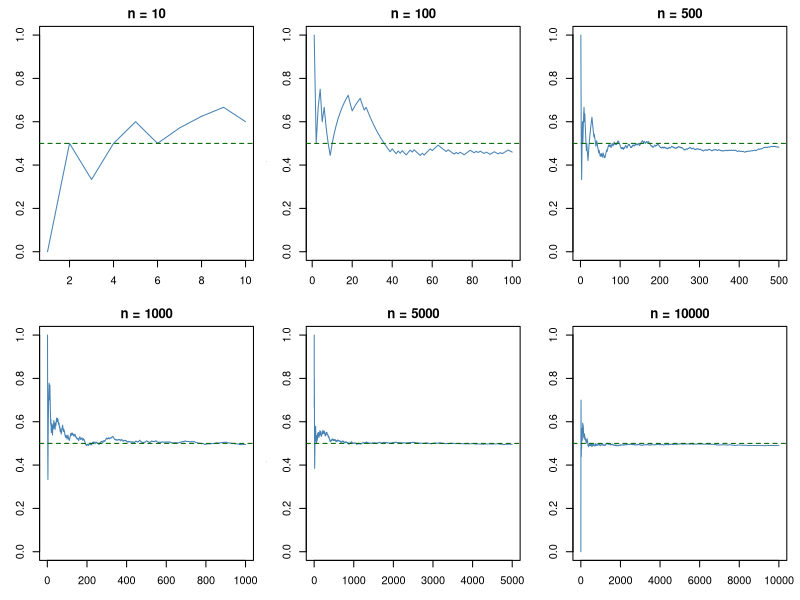
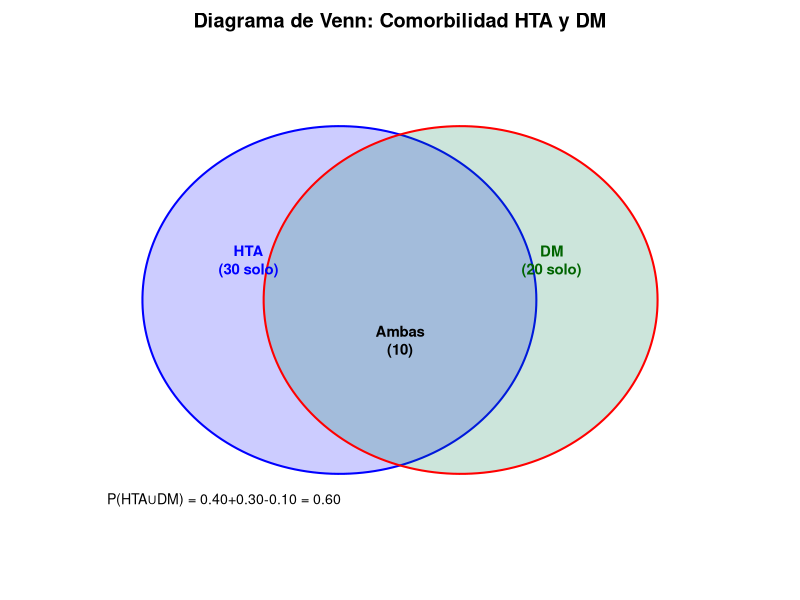
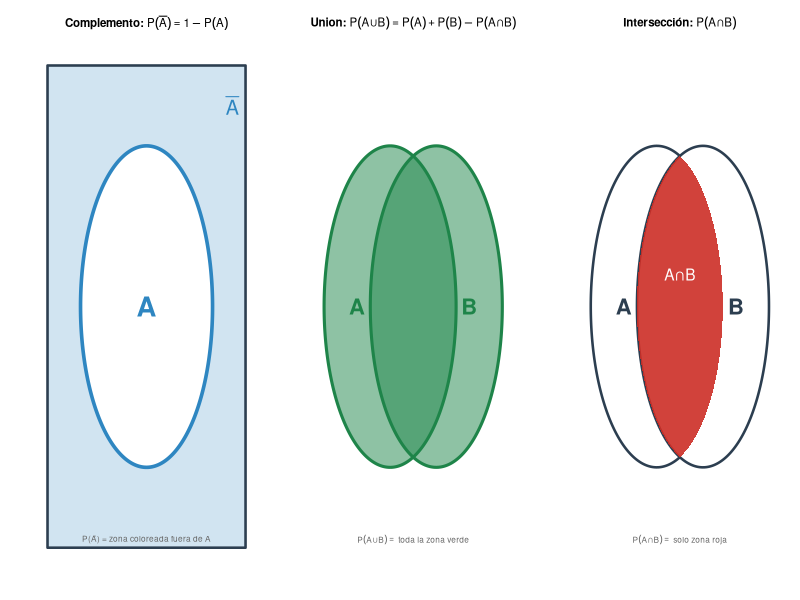
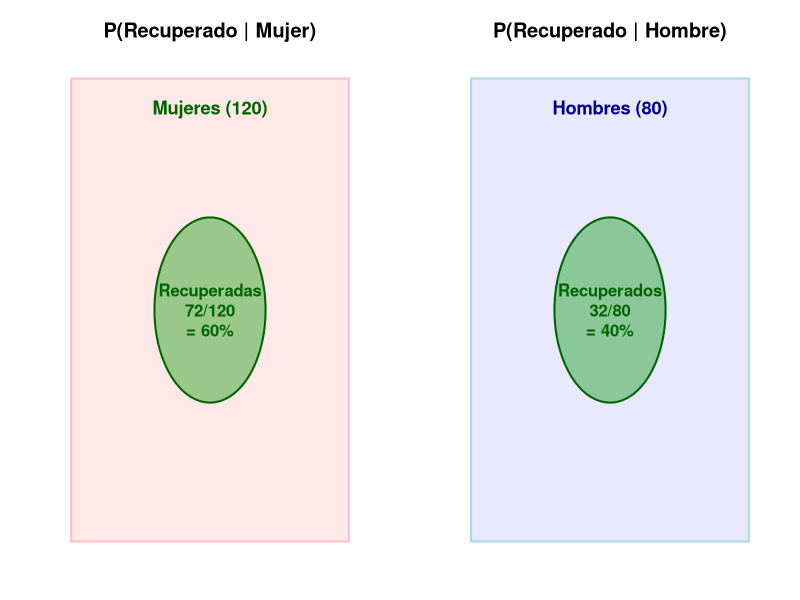
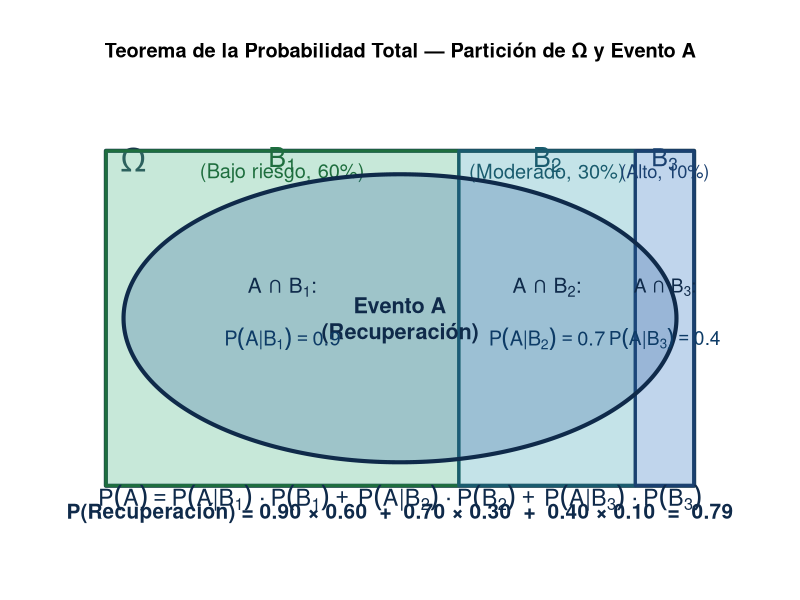
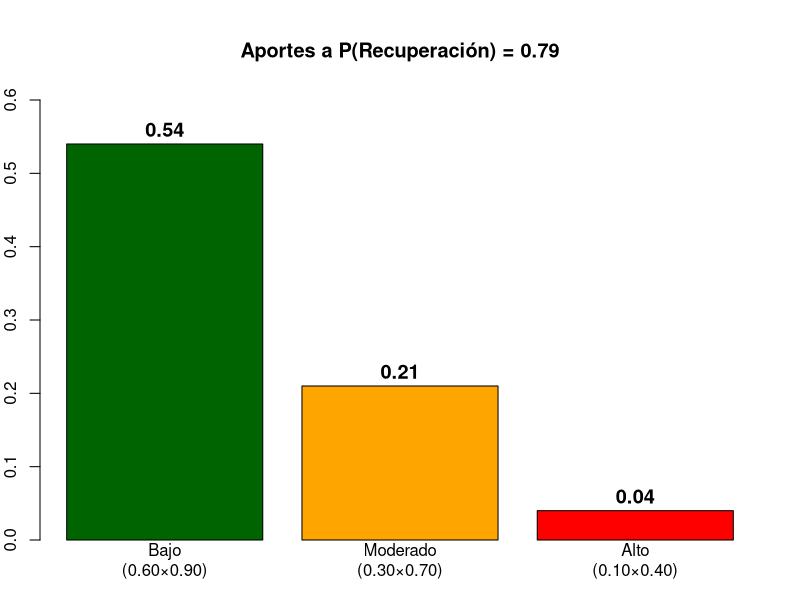
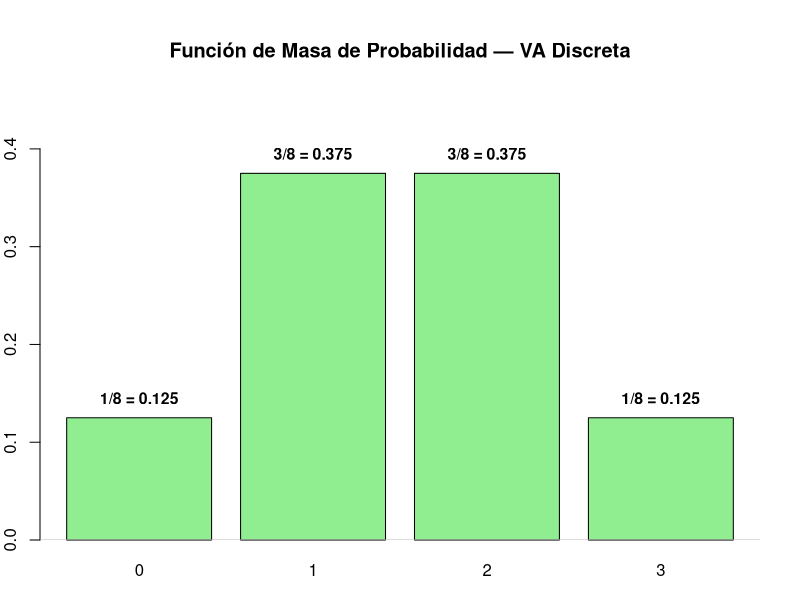
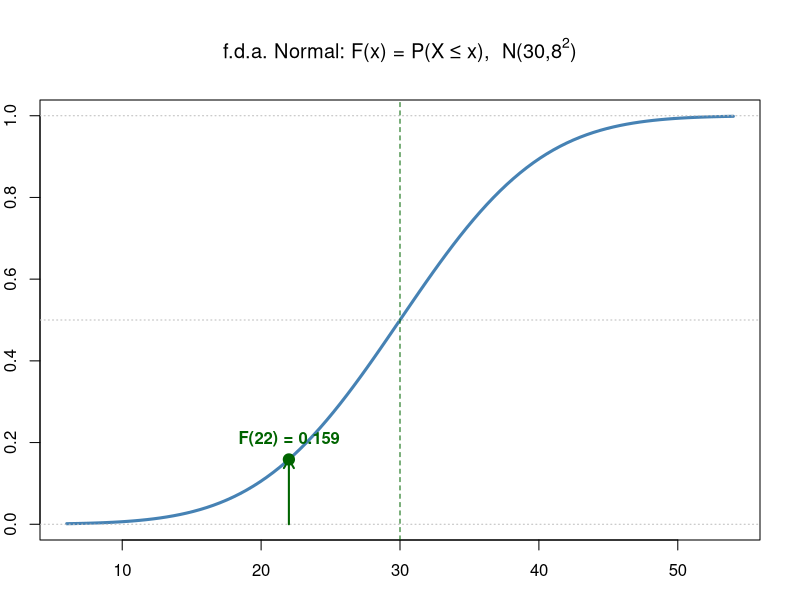

Reproduce these figures in R, in order.
## ---- chunk 1
P_3 <- 1/6; P_par <- 3/6; P_mayor_4 <- 2/6
cat("P(3) =", P_3, "\nP(par) =", P_par, "\nP(>4) =", P_mayor_4)
## ---- chunk 2
#| fig-height: 5.2
set.seed(123)
par(mfrow=c(2,3), mar=c(3,3,2,1))
for(n in c(10, 100, 500, 1000, 5000, 10000)){
  asign <- rbinom(n, 1, 0.5)
  plot(cumsum(asign)/(1:n), type="l", col="steelblue", ylim=c(0,1),
       main=paste("n =",n), xlab="Ensayos", ylab="Proporción FM")
  abline(h=0.5, col="darkgreen", lty=2)
}
par(mfrow=c(1,1))
## ---- chunk 3
cat("P(no HTA) =", 1 - 0.30, "→ El 70% no presentan HTA")
## ---- chunk 4
#| fig-height: 5
par(mar=c(2,2,2,2))
plot(NA, xlim=c(-2.2,2.2), ylim=c(-1.8,1.8), axes=F, xlab="", ylab="",
     main="Diagrama de Venn: Comorbilidad HTA y DM")
theta <- seq(0, 2*pi, length=200)
polygon(-0.4+1.3*cos(theta), 1.3*sin(theta), col=rgb(0,0,1,0.2), border="blue", lwd=2)
polygon( 0.4+1.3*cos(theta), 1.3*sin(theta), col=rgb(0,0.5,0.3,0.2), border="red", lwd=2)
text(-1, 0.3, "HTA\n(30 solo)", col="blue", font=2, cex=0.9)
text( 1, 0.3, "DM\n(20 solo)", col="darkgreen", font=2, cex=0.9)
text( 0,-0.3, "Ambas\n(10)", font=2, cex=0.9)
text(-2, -1.5, "P(HTA∪DM) = 0.40+0.30-0.10 = 0.60", pos=4, cex=0.85)
## ---- chunk 5
cat("P(HTA ∪ DM) =", 40/100 + 30/100 - 10/100, "→ 60 pacientes")
## ---- chunk 6
#| fig-height: 5.5
par(mfrow=c(1,3), mar=c(2.5, 3, 3.5, 1))
theta <- seq(0, 2*pi, length=400)

# arcos para la lente de intersección
a <- acos(0.35)
ang_r <- seq(pi-a, pi+a, length=200)
ang_l <- seq(-a, a, length=200)

# símbolos ∪ ∩ y fuente Unicode
U <- intToUtf8(8746)
I <- intToUtf8(8745)
par(family = "")   # fuente del sistema por defecto

# ── Panel 1: COMPLEMENTO ──
plot(NA, xlim=c(-1.5,1.5), ylim=c(-1.5,1.5), axes=F, xlab="", ylab="",
     main=bquote(bold("Complemento:") ~ P(bar(A)) == 1 - P(A)),
     cex.main=1.05)
rect(-1.5, -1.5, 1.5, 1.5, col=rgb(0.18,0.53,0.76,0.22), border="#2c3e50", lwd=2.5)
polygon(cos(theta), sin(theta), col="white", border="#2e86c1", lwd=3.5)
text(0, 0, "A", cex=2.5, font=2, col="#2e86c1")
text(1.3, 1.25, expression(bar(A)), cex=1.8, col="#2e86c1", font=2)
text(0, -1.45, "P(Ā) = zona coloreada fuera de A", cex=0.75, col="grey40")

# ── Panel 2: UNIÓN — todo verde (círculos + intersección)
plot(NA, xlim=c(-1.5,1.5), ylim=c(-1.5,1.5), axes=F, xlab="", ylab="",
     main=bquote(bold("Union:") ~ P(A * .(U) * B) == P(A) + P(B) - P(A * .(I) * B)),
     cex.main=1.05)
polygon(-0.35+cos(theta), sin(theta), col=rgb(0.12,0.52,0.29,0.50), border="#1e8449", lwd=3)
polygon( 0.35+cos(theta), sin(theta), col=rgb(0.12,0.52,0.29,0.50), border="#1e8449", lwd=3)
text(-0.85, 0, "A", cex=2, font=2, col="#1e8449")
text( 0.85, 0, "B", cex=2, font=2, col="#1e8449")
text(0, -1.45, bquote(P(A * .(U) * B) == " toda la zona verde"), cex=0.75, col="grey40")

# ── Panel 3: INTERSECCIÓN ──
plot(NA, xlim=c(-1.5,1.5), ylim=c(-1.5,1.5), axes=F, xlab="", ylab="",
     main=bquote(bold("Intersección:") ~ P(A * .(I) * B)),
     cex.main=1.05)
polygon(-0.35+cos(theta), sin(theta), col="white", border="#2c3e50", lwd=2.5)
polygon( 0.35+cos(theta), sin(theta), col="white", border="#2c3e50", lwd=2.5)
text(-0.85, 0, "A", cex=2, font=2, col="#2c3e50")
text( 0.85, 0, "B", cex=2, font=2, col="#2c3e50")
polygon(c(0.35+cos(ang_r), -0.35+cos(ang_l)),
        c(sin(ang_r), sin(ang_l)),
        col=rgb(0.80,0.18,0.15,0.90), border=NA)
text(0, 0.2, bquote(A * .(I) * B), cex=1.4, font=2, col="white")
text(0, -1.45, bquote(P(A * .(I) * B) == " solo zona roja"), cex=0.75, col="grey40")

par(mfrow=c(1,1))
## ---- chunk 7
#| fig-height: 4.5
par(mfrow=c(1,2), mar=c(2,3,3,2))
# Panel 1: P(Recuperado | Mujer)
plot(NA, xlim=c(-1.5,1.5), ylim=c(-1.5,1.5), axes=F, xlab="", ylab="",
     main="P(Recuperado | Mujer)")
# Espacio muestral: solo mujeres (120)
rect(-1.5,-1.5,1.5,1.5, col=rgb(1,0.7,0.7,0.3), border="pink", lwd=2)
text(0,1.3,"Mujeres (120)",col="darkgreen",font=2,cex=1.1)
# Recuperadas: 72
theta <- seq(0,2*pi,length=200)
polygon(0.6*cos(theta), 0.6*sin(theta), col=rgb(0,0.6,0,0.4), border="darkgreen", lwd=2)
text(0,0,"Recuperadas\n72/120\n= 60%",font=2,cex=1,col="darkgreen")

# Panel 2: P(Recuperado | Hombre)
plot(NA, xlim=c(-1.5,1.5), ylim=c(-1.5,1.5), axes=F, xlab="", ylab="",
     main="P(Recuperado | Hombre)")
rect(-1.5,-1.5,1.5,1.5, col=rgb(0.7,0.7,1,0.3), border="lightblue", lwd=2)
text(0,1.3,"Hombres (80)",col="darkblue",font=2,cex=1.1)
polygon(0.6*cos(theta), 0.6*sin(theta), col=rgb(0,0.6,0,0.4), border="darkgreen", lwd=2)
text(0,0,"Recuperados\n32/80\n= 40%",font=2,cex=1,col="darkgreen")
par(mfrow=c(1,1))
## ---- chunk 8
cat("P(Recuperado | Mujer)  =", 72/120,
    "\nP(Recuperado | Hombre) =", 32/80)
## ---- chunk 9
#| fig-height: 5.5
#| fig-width: 16
#| fig-alt: "Diagrama de la probabilidad total mostrando el espacio muestral Omega particionado en tres regiones B1 B2 B3 (riesgo bajo 60%, moderado 30%, alto 10%) con una elipse central representando el evento A (recuperación). Las intersecciones A∩B1, A∩B2, A∩B3 muestran las probabilidades condicionadas. Debajo aparece la fórmula completa de la probabilidad total con el cálculo numérico P=0.79."
par(mar=c(3, 2, 5, 2), bg="white")
plot(NA, xlim=c(-0.5, 16.5), ylim=c(-0.8, 11), axes=F, xlab="", ylab="",
     main="Teorema de la Probabilidad Total — Partición de Ω y Evento A")

# colores verde-azul
col_O_fill  <- "#f8fafb"
col_O_bord  <- "#1a3a4a"
col_B1_fill <- rgb(0.35, 0.75, 0.55, 0.30)   # verde suave
col_B1_bord <- "#1e6e3e"
col_B2_fill <- rgb(0.30, 0.68, 0.75, 0.30)   # verde-azulado
col_B2_bord <- "#1a5c6e"
col_B3_fill <- rgb(0.25, 0.50, 0.80, 0.30)   # azul medio
col_B3_bord <- "#1a4070"
col_A_fill  <- rgb(0.15, 0.35, 0.60, 0.25)   # azul profundo semitransparente
col_A_bord  <- "#0f2a4a"
col_lbl     <- "#0d3b66"

# Ω — rectángulo exterior
xL <- 0.5; xR <- 15.5; yB <- 0.3; yT <- 10.0
rect(xL, yB, xR, yT, col=col_O_fill, border=col_O_bord, lwd=4)
text(1.2, yT - 0.25, expression(Omega), cex=2.0, font=2, col=col_O_bord)

# Particiones (60%, 30%, 10% del ancho de Ω)
w <- xR - xL
b1r <- xL + w * 0.60
b2r <- b1r + w * 0.30

rect(xL,  yB, b1r, yT, col=col_B1_fill, border=col_B1_bord, lwd=3)
text(xL + w*0.30, yT - 0.25, expression(B[1]), cex=1.6, col=col_B1_bord, font=2)
text(xL + w*0.30, yT - 0.65, "(Bajo riesgo, 60%)", cex=1.2, col=col_B1_bord)

rect(b1r, yB, b2r, yT, col=col_B2_fill, border=col_B2_bord, lwd=3)
text(b1r + w*0.15, yT - 0.25, expression(B[2]), cex=1.6, col=col_B2_bord, font=2)
text(b1r + w*0.15, yT - 0.65, "(Moderado, 30%)", cex=1.2, col=col_B2_bord)

rect(b2r, yB, xR,  yT, col=col_B3_fill, border=col_B3_bord, lwd=3)
text(b2r + w*0.05, yT - 0.25, expression(B[3]), cex=1.5, col=col_B3_bord, font=2)
text(b2r + w*0.05, yT - 0.65, "(Alto, 10%)", cex=1.1, col=col_B3_bord)

# Evento A — elipse dentro de Ω que cubre las 3 particiones
theta <- seq(0, 2*pi, length=300)
cx <- (xL + xR) / 2; cy <- (yB + yT) / 2
rx <- w * 0.47; ry <- (yT - yB) * 0.43
x_ell <- cx + rx*cos(theta)
y_ell <- cy + ry*sin(theta)
polygon(x_ell, y_ell, col=col_A_fill, border=col_A_bord, lwd=4)
text(cx, cy, "Evento A\n(Recuperación)", cex=1.3, col=col_A_bord, font=2)

# Etiquetas: intersecciones y probabilidades condicionadas
text(xL + w*0.30, cy + 0.9, expression(A * " ∩ " * B[1] * ":"), cex=1.25, col=col_A_bord, font=2)
text(xL + w*0.30, cy - 0.6, expression(P(A * "|" * B[1]) == 0.90), cex=1.2, col=col_lbl)

text(b1r + w*0.15, cy + 0.9, expression(A * " ∩ " * B[2] * ":"), cex=1.25, col=col_A_bord, font=2)
text(b1r + w*0.15, cy - 0.6, expression(P(A * "|" * B[2]) == 0.70), cex=1.2, col=col_lbl)

text(b2r + w*0.05, cy + 0.9, expression(A * " ∩ " * B[3] * ":"), cex=1.15, col=col_A_bord, font=2)
text(b2r + w*0.05, cy - 0.6, expression(P(A * "|" * B[3]) == 0.40), cex=1.15, col=col_lbl)

# Fórmula de probabilidad total (debajo de Ω)
text((xL + xR)/2, yB - 0.35,
     expression(P(A) == P(A * "|" * B[1]) * " · " * P(B[1]) ~+~
                        P(A * "|" * B[2]) * " · " * P(B[2]) ~+~
                        P(A * "|" * B[3]) * " · " * P(B[3])),
     cex=1.4, col=col_A_bord, font=2)
text((xL + xR)/2, yB - 0.8,
     "P(Recuperación) = 0.90 × 0.60  +  0.70 × 0.30  +  0.40 × 0.10  =  0.79",
     cex=1.25, font=2, col=col_A_bord)
## ---- chunk 10
#| fig-height: 5
aporte <- c(0.54, 0.21, 0.04)
names(aporte) <- c("Bajo\n(0.60×0.90)", "Moderado\n(0.30×0.70)", "Alto\n(0.10×0.40)")
bp <- barplot(aporte, col=c("darkgreen","orange","red"),
        main="Aportes a P(Recuperación) = 0.79",
        ylab="Probabilidad", ylim=c(0,0.6))
text(bp, aporte+0.02, aporte, font=2, cex=1.2)
abline(h=0.79, col="blue", lwd=2, lty=2)
## ---- chunk 11
cat("P(Recuperación) =", 0.6*0.9+0.3*0.7+0.1*0.4, "→ 79% de los pacientes se recuperan")
## ---- chunk 12
P_D <- 0.01; P_NoD <- 0.99
P_Pos_given_D <- 0.99; P_Pos_given_NoD <- 0.05
P_Pos <- (P_Pos_given_D * P_D) + (P_Pos_given_NoD * P_NoD)
P_D_given_Pos <- (P_Pos_given_D * P_D) / P_Pos
cat("P(+)     =", round(P_Pos, 4),
    "\nP(D | +) =", round(P_D_given_Pos, 4),
    "\n→ Solo el 16.7% de los positivos tienen la enfermedad")
## ---- chunk 13
#| fig-height: 5
x <- 0:3; px <- dbinom(x, 3, 0.5)
bp <- barplot(px, names=x, col="lightgreen", ylim=c(0,0.45),
        main="Función de Masa de Probabilidad — VA Discreta",
        xlab="x (nº pacientes con mejoría)", ylab="P(X = x)")
text(bp, px+0.02, paste0(px*8,"/8 = ", px), font=2, cex=0.95)
abline(h=0, col="grey")
## ---- chunk 14
x <- 0:3; px <- dbinom(x, 3, 0.5)
mu <- sum(x*px)
cat("E(X) =", mu, "  Var(X) =", sum((x-mu)^2*px),
    "\nVerificación: n·p·(1-p) =", 3*0.5*0.5)
## ---- chunk 15
#| fig-height: 5
mu <- 30; sigma <- 8
curve(pnorm(x, mu, sigma), mu-24, mu+24, lwd=3, col="steelblue",
      main=expression(paste("f.d.a. Normal: F(x) = P(X ≤ x),  N(30,", 8^2, ")")),
      xlab="Fuerza de prensión (kg)", ylab="F(x)")
abline(h=c(0,0.5,1), lty=3, col="grey"); abline(v=mu, lty=2, col="darkgreen")
# Marcar F(22)
arrows(22, 0, 22, pnorm(22, mu, sigma), col="darkgreen", lwd=2, length=0.1)
points(22, pnorm(22, mu, sigma), pch=19, col="darkgreen", cex=1.5)
text(22, pnorm(22,mu,sigma)+0.05, paste0("F(22) = ", round(pnorm(22,mu,sigma),3)), col="darkgreen", font=2)
## ---- chunk 16
#| fig-height: 5
par(mfrow=c(1,2), mar=c(4,4,3,1))

# DISCRETA: Binomial(10, 0.4) — funcion escalonada
x_d <- 0:10; Fx_d <- pbinom(x_d, 10, 0.4)
plot(x_d, Fx_d, type="s", lwd=3, col="steelblue",
     main="f.d.a. Discreta — Binomial(10,0.4)",
     xlab="x", ylab="F(x)", ylim=c(0,1), xlim=c(-0.5,10.5))
abline(h=c(0,0.5,1), lty=3, col="grey"); points(x_d, Fx_d, pch=19, col="steelblue", cex=1.2)

# CONTINUA: Normal(0,1) — función continua
curve(pnorm(x), -4, 4, lwd=3, col="seagreen",
      main="f.d.a. Continua — Normal(0,1)",
      xlab="x", ylab="F(x)", ylim=c(0,1))
abline(h=c(0,0.5,1), lty=3, col="grey"); abline(v=0, lty=3, col="grey")
points(0, 0.5, pch=19, col="darkgreen", cex=1.5)
par(mfrow=c(1,1))
## ---- chunk 17
#| fig-height: 5
set.seed(123)
ROM <- rnorm(500, mean=150, sd=20)
hist(ROM, col="steelblue", border="white", breaks=25, freq=FALSE,
     main="f.d.p. — ROM de Hombro (n=500)",
     xlab="Grados de flexión", ylab="Densidad de probabilidad f(x)", cex.lab=1.1)
curve(dnorm(x, 150, 20), add=TRUE, col="darkgreen", lwd=3)

# Sombrear P(130 ≤ X ≤ 170)
xr <- seq(130, 170, 0.5); yr <- dnorm(xr, 150, 20)
polygon(c(xr, rev(xr)), c(yr, rep(0,length(yr))), col=rgb(0,0.5,0.3,0.25), border=NA)
text(150, 0.003, paste("P(130≤X≤170) =",
    round(pnorm(170,150,20)-pnorm(130,150,20),3)), font=2, cex=1.1, col="darkgreen")
## ---- chunk 18
set.seed(123)
ROM <- rnorm(10000, 150, 20)
cat("E(X) teórica = 150°   E(X) simulada =", round(mean(ROM),1), "°",
    "\nVar(X) teórica = 400   Var(X) simulada =", round(var(ROM),1),
    "\nσ teórica = 20°   σ simulada =", round(sd(ROM),1), "°")
## ---- chunk 19
#| fig-height: 5
# Comparación de dos VA continuas con distinta dispersión
curve(dnorm(x, 150, 10), 110, 190, col="steelblue", lwd=3,
      main=expression(paste("Dos VA Normales: misma ", mu, ", distinta ", sigma)),
      xlab="Grados ROM", ylab="f(x)", cex.lab=1.1)
curve(dnorm(x, 150, 25), 110, 190, col="seagreen", lwd=3, add=TRUE)
abline(v=150, lty=2, col="grey")
legend("topright", c(expression(sigma==10), expression(sigma==25)),
       col=c("steelblue","seagreen"), lwd=3, bty="n", cex=1.2)
text(150, 0.04, expression(mu==150), pos=1, cex=1.1)
## ---- chunk 20
#| fig-height: 5
par(mfrow=c(1,2), mar=c(4,4,3,1))
# Discreta: Binomial
x <- 0:10
plot(x, dbinom(x,10,0.5), type="h", lwd=4, col="steelblue",
     main="VA Discreta: Binomial(10,0.5)", xlab="x", ylab="P(X=x)")
# Continua: Normal
curve(dnorm(x), -4, 4, lwd=3, col="seagreen",
      main="VA Continua: Normal(0,1)", xlab="x", ylab="f(x)")
par(mfrow=c(1,1))
## ---- chunk 21
n<-10; p<-0.5; k<-3
# Estas dos expresiones son EXACTAMENTE IGUALES:
pbinom(k, n, p, lower.tail=FALSE)  # P(X > 3)
1 - pbinom(k, n, p)                # 1 - P(X ≤ 3)
## ---- chunk 22
# P(X > 1.96) es IDÉNTICO a:
pnorm(1.96, lower.tail=FALSE)
1 - pnorm(1.96)
## ---- chunk 23
# ¡CUIDADO! P(X > 3) ≠ P(X ≥ 3)
pbinom(3, 10, 0.5, lower.tail=FALSE)  # P(X > 3) = P(X ≥ 4)
1 - pbinom(4-1, 10, 0.5)              # P(X ≥ 4) = 1 - P(X ≤ 3)
## ---- chunk 24
#| fig-height: 5
curve(dnorm(x, 0, 1), -4, 4, lwd=3, col="steelblue",
      main=expression(paste("Distribución Normal ", N(mu, sigma^2))),
      xlab="x", ylab=expression(f(x)))
# μ ± σ (68%)
x1<-seq(-1,1,0.01); polygon(c(x1,rev(x1)),c(dnorm(x1),rep(0,length(x1))),col=rgb(0,0,1,0.2),border=NA)
# μ ± 2σ (95%)
x2<-seq(-2,2,0.01); polygon(c(x2,rev(x2)),c(dnorm(x2),rep(0,length(x2))),col=rgb(0,0,1,0.1),border=NA)
abline(v=c(-2,-1,0,1,2), lty=c(3,2,1,2,3), col=c("grey","grey","red","grey","grey"))
text(0, 0.25, "68%", cex=1.2); text(0, 0.05, "95%", cex=1.2)
## ---- chunk 25
#| fig-height: 5
par(mfrow=c(1,2), mar=c(4,4,3,1))
# Cambiar μ
curve(dnorm(x, 0, 1), -5, 8, lwd=3, col="steelblue", ylab="Densidad",
      main=expression(paste("Cambiando ", mu, " (", sigma, "=1)")), xlab="x")
curve(dnorm(x, 2, 1), -5, 8, lwd=3, col="seagreen", add=TRUE)
curve(dnorm(x, 4, 1), -5, 8, lwd=3, col="darkgreen", add=TRUE)
abline(v=c(0,2,4), lty=2, col=c("steelblue","seagreen","darkgreen"))
legend("topright", c(expression(mu==0),expression(mu==2),expression(mu==4)),
       col=c("steelblue","seagreen","darkgreen"), lwd=3, bty="n")
# Cambiar σ
curve(dnorm(x, 0, 0.5), -5, 5, lwd=3, col="steelblue", ylab="",
      main=expression(paste("Cambiando ", sigma, " (", mu, "=0)")), xlab="x")
curve(dnorm(x, 0, 1), -5, 5, lwd=3, col="seagreen", add=TRUE)
curve(dnorm(x, 0, 2), -5, 5, lwd=3, col="darkgreen", add=TRUE)
legend("topright", c(expression(sigma==0.5),expression(sigma==1),expression(sigma==2)),
       col=c("steelblue","seagreen","darkgreen"), lwd=3, bty="n")
par(mfrow=c(1,1))
## ---- chunk 26
cat("Paciente D: z =", round((150-120)/15,1),
    "→ P(Z > 2) =", round(pnorm(2, lower.tail=FALSE),4),
    "\nPaciente E: z =", round((90-120)/15,1),
    "→ P(Z < -2) =", round(pnorm(-2),4))
## ---- chunk 27
glucemias <- c(90, 100, 120, 140)
z_gluc <- (glucemias - 100) / 10
cat("Z-scores glucemia:", round(z_gluc, 2),
    "\nP(Z > 4) =", round(pnorm(4, lower.tail=FALSE), 6))
## ---- chunk 28
#| fig-height: 5
mu <- 30; sigma <- 8; x_obs <- 22
z_obs <- (x_obs - mu) / sigma

par(mfrow=c(1,2), mar=c(4,4,3,1))
# Escala original X ~ N(30, 8²)
curve(dnorm(x, mu, sigma), mu-24, mu+24, lwd=3, col="steelblue",
      main=expression(paste("Original: X ~ N(30, ", 8^2, ")")),
      xlab="Fuerza (kg)", ylab="f(x)")
abline(v=x_obs, col="darkgreen", lwd=2); text(x_obs, 0.04, "x=22", col="darkgreen", pos=4)

# Escala estandarizada Z ~ N(0,1)
curve(dnorm(x), -4, 4, lwd=3, col="seagreen",
      main="Estandarizada: Z ~ N(0,1)",
      xlab="Z", ylab=expression(phi(z)))
abline(v=z_obs, col="darkgreen", lwd=2); text(z_obs, 0.3, paste0("z=",z_obs), col="darkgreen", pos=4)
par(mfrow=c(1,1))

cat("X =", x_obs, "kg → Z =", round(z_obs,2),
    " P(X <", x_obs,") = P(Z <", round(z_obs,2),") =",
    round(pnorm(x_obs, mu, sigma), 4))
## ---- chunk 29
#| fig-height: 5
mu <- 30; sigma <- 8
curve(dnorm(x, mu, sigma), mu-24, mu+24, col="steelblue", lwd=3,
      main="Fuerza de Prensión Manual — N(30, 8²) kg",
      xlab="Kilogramos", ylab="Densidad", cex.lab=1.2)
abline(v=c(mu-2*sigma, mu-sigma, mu, mu+sigma, mu+2*sigma),
       lty=c(3,3,2,3,3), lwd=c(1,1,2,1,1), col=c("grey","grey","red","grey","grey"))
text(mu, 0.052, "μ=30", col="darkgreen", font=2)
## ---- chunk 30
cat("P(X<22) =", round(pnorm(22, mu, sigma),3),
    "\nP(22<X<38) =", round(pnorm(38,mu,sigma)-pnorm(22,mu,sigma),3))
## ---- chunk 31
#| fig-height: 5
curve(dnorm(x), -4, 4, col="steelblue", lwd=2,
      main="Z = ±1.96 deja 95% central",
      xlab="z", ylab=expression(varphi(z)))
abline(v=c(-1.96, 1.96), col="darkgreen", lty=2, lwd=2)
xr <- seq(1.96, 4, 0.01); yr <- dnorm(xr)
polygon(c(xr, rev(xr)), c(yr, rep(0,length(yr))), col=rgb(0,0.5,0.3,0.2), border=NA)
xl <- seq(-4, -1.96, 0.01); yl <- dnorm(xl)
polygon(c(xl, rev(xl)), c(yl, rep(0,length(yl))), col=rgb(0,0.5,0.3,0.2), border=NA)
text(c(-2.5, 0, 2.5), c(0.03, 0.25, 0.03), c("2.5%","95%","2.5%"), font=2)
## ---- chunk 32
cat("Z para IC 95%:", round(qnorm(0.975), 3),
    "\nZ para IC 99%:", round(qnorm(0.995), 3))
## ---- chunk 33
#| fig-height: 5
n <- 10; p <- 0.7; k <- 0:n
bp <- barplot(dbinom(k, n, p), names.arg=k, col="lightblue",
        main="Binomial(10, 0.7): Nº de curaciones en 10 pacientes",
        xlab="Nº de pacientes curados", ylab="P(X=k)", ylim=c(0,0.3))
text(bp, dbinom(k,n,p)+0.012, round(dbinom(k,n,p),3), cex=0.7, font=2)
## ---- chunk 34
cat("Manual:", round(120*0.7^7*0.3^3,3),
    "\ndbinom:", round(dbinom(7,10,0.7),3))
## ---- chunk 35
#| fig-height: 5
n <- 10; p <- 0.7; k <- 0:n
Fx <- pbinom(k, n, p)
plot(k, Fx, type="s", lwd=3, col="seagreen",
     main=expression(paste("f.d.a. Binomial(10, 0.7): F(k) = P(X ≤ k)")),
     xlab="Nº de pacientes curados (k)", ylab="F(k)", ylim=c(0,1))
abline(h=c(0,0.5,1), lty=3, col="grey"); points(k, Fx, pch=19, col="seagreen", cex=1.3)
# Marcar F(7)
points(7, Fx[8], pch=19, col="darkgreen", cex=1.8)
text(7, Fx[8]-0.05, paste0("F(7) = ", round(Fx[8],3)), col="darkgreen", font=2)
## ---- chunk 36
n <- 10; p <- 0.7
cat("P(X ≤ 7) =", round(pbinom(7,n,p), 4),
    "\nP(X < 7)  = P(X ≤ 6) =", round(pbinom(6,n,p), 4), "  ← ¡diferente!",
    "\nP(X ≥ 7)  =", round(1-pbinom(6,n,p), 4),
    "\nP(X > 7)  =", round(1-pbinom(7,n,p), 4))
## ---- chunk 37
#| fig-height: 5
lambda <- 3; k <- 0:12
bp <- barplot(dpois(k, lambda), names.arg=k, col="lightcoral",
        main="Poisson(3): Reacciones adversas por día",
        xlab="Nº de reacciones", ylab="P(X=k)")
## ---- chunk 38
cat("Manual:", round(3^5*exp(-3)/factorial(5),3),
    "\ndpois:", round(dpois(5, lambda),3),
    "\nP(X≤2) =", round(ppois(2, lambda),3))
## ---- chunk 39
#| fig-height: 5
lambda <- 3; k <- 0:12
Fx <- ppois(k, lambda)
plot(k, Fx, type="s", lwd=3, col="seagreen",
     main=expression(paste("f.d.a. Poisson(λ=3): F(k) = P(X ≤ k)")),
     xlab="Nº de reacciones adversas (k)", ylab="F(k)", ylim=c(0,1))
abline(h=c(0,0.5,1), lty=3, col="grey"); points(k, Fx, pch=19, col="seagreen", cex=1.3)
# Marcar F(2) y F(5)
points(c(2,5), Fx[c(3,6)], pch=19, col=c("darkred","darkblue"), cex=1.8)
text(3, Fx[3]+0.05, paste0("F(2) = ", round(Fx[3],3)), col="darkgreen", font=2)
text(6, Fx[6]+0.05, paste0("F(5) = ", round(Fx[6],3)), col="darkblue", font=2)
## ---- chunk 40
cat("F(2) =", round(ppois(2,3),3), "| F(5) =", round(ppois(5,3),3),
    "| P(2<X≤5) =", round(ppois(5,3)-ppois(2,3),3))
## ---- chunk 41
#| fig-height: 5
curve(dnorm(x), -4, 4, lwd=3, col="steelblue", ylab="Densidad",
      main="Normal vs t-Student (simétrica, colas pesadas)")
curve(dt(x, 3), -4, 4, lwd=3, col="seagreen", add=TRUE)
curve(dt(x, 10), -4, 4, lwd=3, col="darkgreen", add=TRUE)
legend("topright", c("N(0,1)","t(3)","t(10)"), col=c("steelblue","seagreen","darkgreen"), lwd=3, bty="n")
## ---- chunk 42
#| fig-height: 5
curve(dchisq(x, 1), 0, 15, lwd=3, col="seagreen", ylab="Densidad",
      main=expression(paste(chi^2, " — Asimétrica, solo valores ≥ 0")))
curve(dchisq(x, 3), 0, 15, lwd=3, col="darkgreen", add=TRUE)
curve(dchisq(x, 6), 0, 15, lwd=3, col="steelblue", add=TRUE)
legend("topright", c(expression(chi[1]^2),expression(chi[3]^2),expression(chi[6]^2)),
       col=c("seagreen","darkgreen","steelblue"), lwd=3, bty="n")
## ---- chunk 43
#| fig-height: 5
curve(df(x, 5, 5), 0, 5, lwd=3, col="steelblue", ylab="Densidad",
      main="Distribución F — Asimétrica, dos parámetros")
curve(df(x, 10, 5), 0, 5, lwd=3, col="seagreen", add=TRUE)
curve(df(x, 5, 20), 0, 5, lwd=3, col="darkgreen", add=TRUE)
legend("topright", c("F(5,5)","F(10,5)","F(5,20)"), col=c("steelblue","seagreen","darkgreen"), lwd=3, bty="n")
## ---- chunk 44
# P-valor para χ² (siempre cola derecha)
chi_obs <- 13.87; gl <- 6
p_chi <- pchisq(chi_obs, gl, lower.tail=FALSE)
cat("χ² =", chi_obs, "gl =", gl, "→ P =", round(p_chi, 4))

# P-valor para F (cola derecha si F > 1)
F_obs <- 3.5; gl1 <- 5; gl2 <- 20
p_F <- pf(F_obs, gl1, gl2, lower.tail=FALSE)
cat("\nF =", F_obs, "gl =", gl1, ",", gl2, "→ P =", round(p_F, 4))
## ---- chunk 45
#| fig-height: 5
par(mfrow=c(1,3), mar=c(4,4,3,1))
curve(dnorm(x), -4,4, col="steelblue", lwd=2, main="N(0,1)", xlab="x")
barplot(dbinom(0:10,10,0.5), names=0:10, col="seagreen",
        main="Bin(10,0.5)", xlab="x", ylab="P(X=x)")
barplot(dpois(0:10,3), names=0:10, col="seagreen",
        main="Pois(λ=3)", xlab="x", ylab="P(X=x)")
par(mfrow=c(1,1))
## ---- chunk 46
#| fig-height: 5.5
par(mfrow=c(2,2), mar=c(4,4,3,1))

# Caso 1: NO se cumple (n=10, p=0.1 → np=1 < 5)
n<-10; p<-0.1; x<-0:n
barplot(dbinom(x,n,p), names=x, col="seagreen", main=paste0("NO aprox: n=",n,", p=",p," (np=",n*p,"<5)"))

# Caso 2: NO se cumple (n=10, p=0.9 → n(1-p)=1 < 5)
p<-0.9
barplot(dbinom(x,n,p), names=x, col="seagreen", main=paste0("NO aprox: n=",n,", p=",p," (n(1-p)=",n*(1-p),"<5)"))

# Caso 3: SÍ se cumple (n=50, p=0.3 → np=15, n(1-p)=35≥5)
n<-50; p<-0.3; x<-0:n
bp <- barplot(dbinom(x,n,p), names=ifelse(x%%5==0,x,""), col="lightblue",
        main=paste0("SÍ aprox: n=",n,", p=",p," (np=",n*p,"≥5, n(1-p)=",n*(1-p),"≥5)"))
curve(dnorm(x,n*p,sqrt(n*p*(1-p)))*1, add=T, col="darkgreen", lwd=2, n=200)

# Caso 4: SÍ se cumple (n=100, p=0.5 → ambos ≥5)
n<-100; p<-0.5; x<-0:n
bp <- barplot(dbinom(x,n,p), names=ifelse(x%%25==0,x,""), col="lightblue",
        main=paste0("SÍ aprox: n=",n,", p=",p," → forma campana perfecta"))
curve(dnorm(x,n*p,sqrt(n*p*(1-p)))*1, add=T, col="darkgreen", lwd=2, n=200)

par(mfrow=c(1,1))
## ---- chunk 47
n<-20; p<-0.4; k<-10
exacto <- pbinom(k, n, p)
sin_corr <- pnorm(k, n*p, sqrt(n*p*(1-p)))
con_corr <- pnorm(k+0.5, n*p, sqrt(n*p*(1-p)))
cat("Exacto (Binomial):     ", round(exacto, 4),
    "\nNormal sin corrección: ", round(sin_corr, 4),
    "\nNormal con corrección:  ", round(con_corr, 4))
## ---- chunk 48
#| fig-height: 5
par(mfrow=c(2,2), mar=c(4,4,3,1))

# Caso 1: λ=2 → NO se cumple (muy asimétrica)
lambda<-2; x<-0:(lambda*3)
barplot(dpois(x,lambda), names=x, col="seagreen",
        main=paste0("NO aprox: λ=",lambda," < 10 (asimétrica)"))

# Caso 2: λ=5 → NO se cumple (todavía asimétrica)
lambda<-5; x<-0:(lambda*3)
barplot(dpois(x,lambda), names=x, col="mediumseagreen",
        main=paste0("NO aprox: λ=",lambda," < 10"))

# Caso 3: λ=10 → SÍ se cumple (empieza a ser simétrica)
lambda<-10; x<-0:(lambda*2)
bp <- barplot(dpois(x,lambda), names=ifelse(x%%5==0,x,""), col="lightblue",
        main=paste0("SÍ aprox: λ=",lambda," ≥ 10"))
curve(dnorm(x,lambda,sqrt(lambda))*1, add=T, col="darkgreen", lwd=2, n=200)

# Caso 4: λ=25 → SÍ se cumple (claramente acampanada)
lambda<-25; x<-0:(lambda*2)
bp <- barplot(dpois(x,lambda), names=ifelse(x%%10==0,x,""), col="lightblue",
        main=paste0("SÍ aprox: λ=",lambda," → forma campana clara"))
curve(dnorm(x,lambda,sqrt(lambda))*1, add=T, col="darkgreen", lwd=2, n=200)

par(mfrow=c(1,1))
## ---- chunk 49
lambda<-10; k<-7
exacto <- ppois(k, lambda)
con_corr <- pnorm(k+0.5, lambda, sqrt(lambda))
cat("Exacto (Poisson):       ", round(exacto, 4),
    "\nNormal con corrección:  ", round(con_corr, 4))
